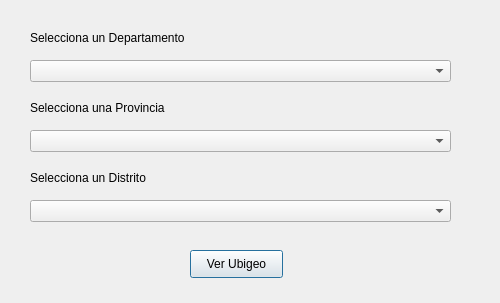
<?xml version="1.0" encoding="UTF-8"?>
<ui version="4.0">
 <class>dlgDemo21</class>
 <widget class="QDialog" name="dlgDemo21">
  <property name="geometry">
   <rect>
    <x>0</x>
    <y>0</y>
    <width>500</width>
    <height>303</height>
   </rect>
  </property>
  <property name="windowTitle">
   <string>Listar Dptos, Provs y Dist en QComboBox</string>
  </property>
  <widget class="QPushButton" name="btnVerUbigeo">
   <property name="geometry">
    <rect>
     <x>190</x>
     <y>250</y>
     <width>93</width>
     <height>28</height>
    </rect>
   </property>
   <property name="text">
    <string>Ver Ubigeo</string>
   </property>
  </widget>
  <widget class="QComboBox" name="cboDepartamento">
   <property name="geometry">
    <rect>
     <x>30</x>
     <y>60</y>
     <width>421</width>
     <height>22</height>
    </rect>
   </property>
  </widget>
  <widget class="QComboBox" name="cboProvincia">
   <property name="geometry">
    <rect>
     <x>30</x>
     <y>130</y>
     <width>421</width>
     <height>22</height>
    </rect>
   </property>
  </widget>
  <widget class="QComboBox" name="cboDistrito">
   <property name="geometry">
    <rect>
     <x>30</x>
     <y>200</y>
     <width>421</width>
     <height>22</height>
    </rect>
   </property>
  </widget>
  <widget class="QLabel" name="lblDepartamento">
   <property name="geometry">
    <rect>
     <x>30</x>
     <y>30</y>
     <width>201</width>
     <height>16</height>
    </rect>
   </property>
   <property name="text">
    <string>Selecciona un Departamento</string>
   </property>
  </widget>
  <widget class="QLabel" name="lblProvincia">
   <property name="geometry">
    <rect>
     <x>30</x>
     <y>100</y>
     <width>201</width>
     <height>16</height>
    </rect>
   </property>
   <property name="text">
    <string>Selecciona una Provincia</string>
   </property>
  </widget>
  <widget class="QLabel" name="lblDistrito">
   <property name="geometry">
    <rect>
     <x>30</x>
     <y>170</y>
     <width>201</width>
     <height>16</height>
    </rect>
   </property>
   <property name="text">
    <string>Selecciona un Distrito</string>
   </property>
  </widget>
 </widget>
 <resources/>
 <connections/>
</ui>
